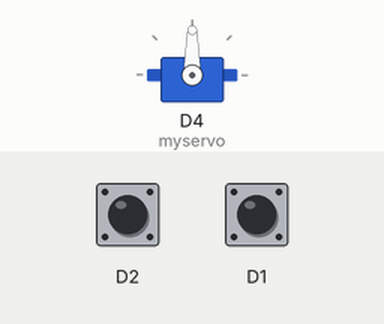
Bench run of a sketch on a simulated ESP8266 (NodeMCU). On the bench: servo. The inputs (shaded band) are chosen by the test bench; at power-on: D2 HIGH, D1 HIGH. What the sketch prints to the serial monitor is not drawn.

Above: at 1.2 s.
1.3 s: D2 pulled LOW for 1 s
At 1.76 s:
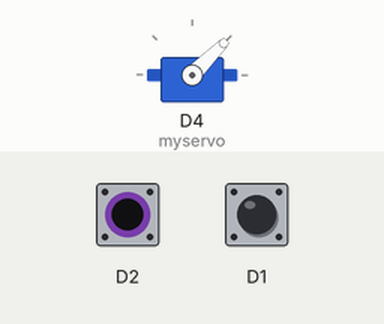
3.8 s: D2 pulled LOW for 3.2 s
At 5.6 s:
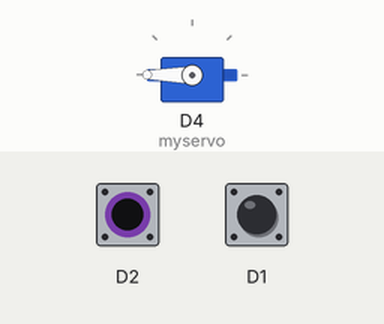
8.5 s: D1 pulled LOW for 3.2 s
At 11.6 s:
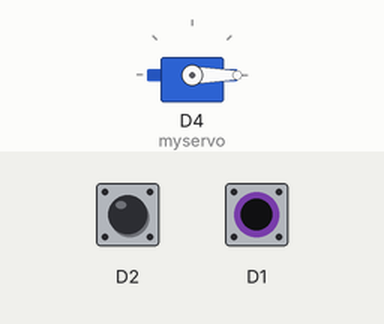
Timing chart, 0 to 13.1 s (numbered marks = the images above; inputs shaded):
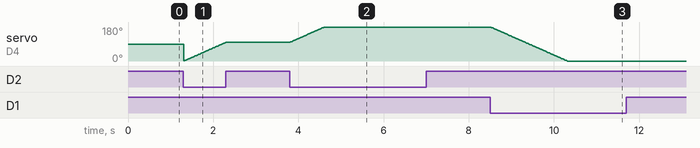

Measured:
- after the input at 3.8 s, servo on D4 (myservo): moves from 100° to 180° over 0.79 s, starting at once
- after the input at 8.5 s, servo on D4 (myservo): moves from 180° to 0° over 1.8 s, starting at once

The sketch:

Servo_TEXT.ino
```cpp
#include <Servo.h>

Servo myservo;
int a = 0;

int i = 0;

void setup()
{
    // put your setup code here, to run once:
    myservo.attach(D4);
    Serial.begin(9600);
    pinMode(D1, INPUT_PULLUP);
    pinMode(D2, INPUT_PULLUP);
}

void loop()
{
    // put your main code here, to run repeatedly:
    if (digitalRead(D1) == 0)
    {
        if(i > 0){
           i--;
        }
        delay(10);
        Serial.printf("%d", i);
        myservo.write(i);
    }
    else if(digitalRead(D2)==0)
    {
        if(i <180 ){
            i++;
        }
        delay(10);
        Serial.printf("%d", i);
        myservo.write(i);
    }
}
```
